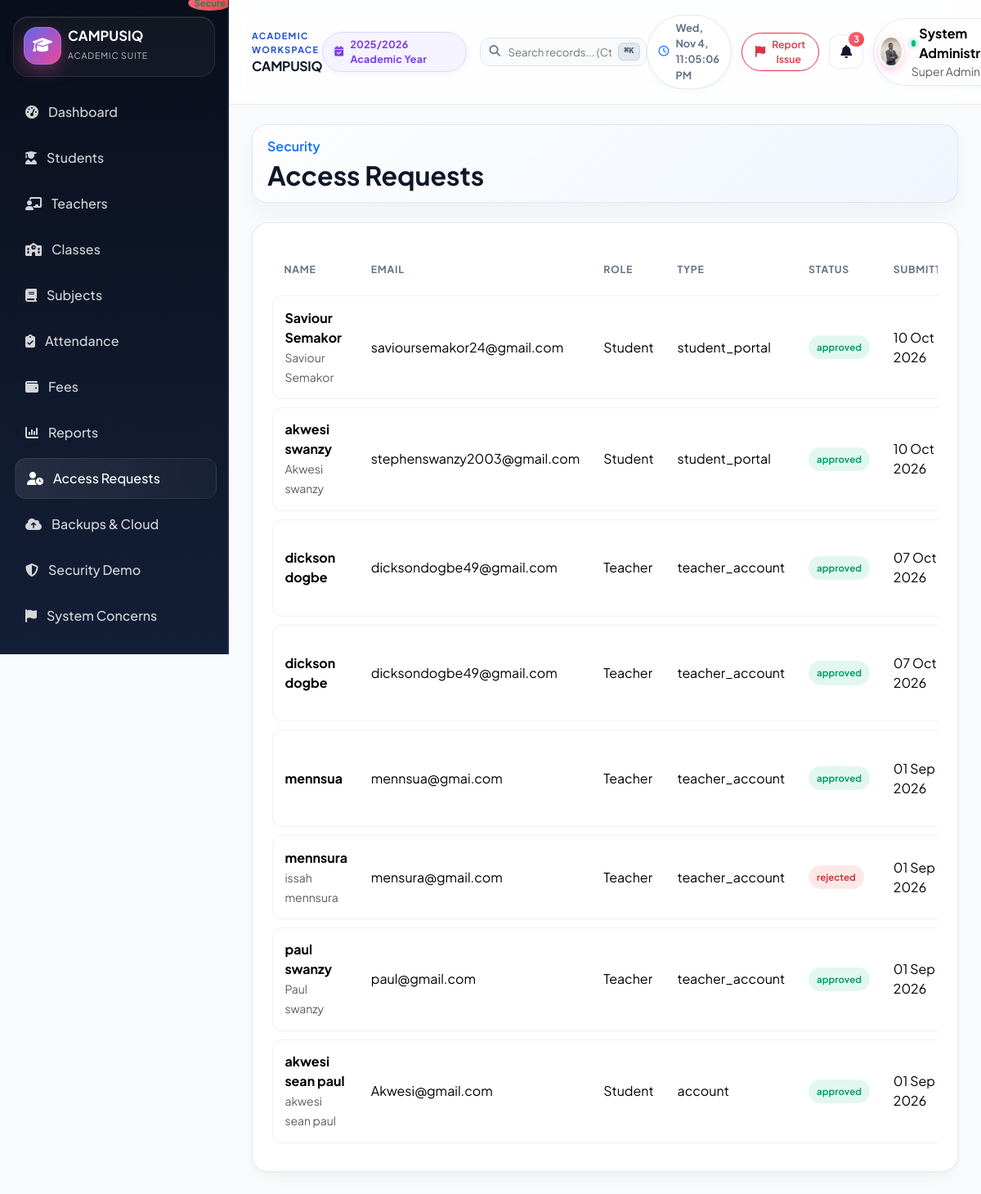
The app's page /admin/access_requests.php (signed in) with its own data.
### tables this page shows
CREATE TABLE `school_settings` (
  `id` int(11) NOT NULL AUTO_INCREMENT,
  `school_name` varchar(200) NOT NULL,
  `motto` varchar(255) DEFAULT 'Excellence Through Education',
  `school_logo` varchar(255) DEFAULT NULL,
  `primary_color` varchar(30) DEFAULT '#1d4ed8',
  `address` text DEFAULT NULL,
  `phone` varchar(30) DEFAULT NULL,
  `email` varchar(150) DEFAULT NULL,
  `website` varchar(200) DEFAULT NULL,
  `currency` varchar(10) NOT NULL DEFAULT 'GH???',
  `academic_year_id` int(11) DEFAULT NULL,
  `term_id` int(11) DEFAULT NULL,
  `grading_system` text DEFAULT NULL,
  `paystack_public_key` varchar(255) DEFAULT NULL,
  `paystack_secret_key` varchar(255) DEFAULT NULL,
  `paystack_test_mode` tinyint(1) NOT NULL DEFAULT 1,
  `created_at` timestamp NOT NULL DEFAULT current_timestamp(),
  `updated_at` timestamp NOT NULL DEFAULT current_timestamp() ON UPDATE current_timestamp(),
  PRIMARY KEY (`id`),
  KEY `academic_year_id` (`academic_year_id`),
  KEY `term_id` (`term_id`),
  CONSTRAINT `school_settings_ibfk_1` FOREIGN KEY (`academic_year_id`) REFERENCES `academic_years` (`id`) ON DELETE SET NULL,
  CONSTRAINT `school_settings_ibfk_2` FOREIGN KEY (`term_id`) REFERENCES `terms` (`id`) ON DELETE SET NULL
);

CREATE TABLE `access_requests` (
  `id` int(11) NOT NULL AUTO_INCREMENT,
  `name` varchar(150) NOT NULL,
  `email` varchar(150) NOT NULL,
  `phone` varchar(30) DEFAULT NULL,
  `role` enum('teacher','student','parent','accountant','school_admin') NOT NULL,
  `request_type` varchar(50) NOT NULL,
  `student_name` varchar(150) DEFAULT NULL,
  `class_name` varchar(100) DEFAULT NULL,
  `message` text DEFAULT NULL,
  `password_hash` varchar(255) DEFAULT NULL,
  `status` enum('pending','approved','rejected') NOT NULL DEFAULT 'pending',
  `reviewed_by` int(11) DEFAULT NULL,
  `reviewed_at` timestamp NULL DEFAULT NULL,
  `created_at` timestamp NOT NULL DEFAULT current_timestamp(),
  `updated_at` timestamp NOT NULL DEFAULT current_timestamp() ON UPDATE current_timestamp(),
  PRIMARY KEY (`id`),
  KEY `idx_access_requests_email` (`email`),
  KEY `idx_access_requests_status` (`status`),
  KEY `reviewed_by` (`reviewed_by`),
  CONSTRAINT `access_requests_ibfk_1` FOREIGN KEY (`reviewed_by`) REFERENCES `users` (`id`) ON DELETE SET NULL
);

### config/app.php (called while the page is built, shortened)
<?php
function e($value)
{
    return htmlspecialchars((string) $value, ENT_QUOTES, 'UTF-8');
}
function baseUrl(): string
{
    $scriptName = $_SERVER['SCRIPT_NAME'] ?? '/index.php';
    $dir = str_replace('\\', '/', dirname($scriptName));
    if (preg_match('#/(admin|teacher|student|parent|accountant)$#', $dir)) {
        $dir = preg_replace('#/(admin|teacher|student|parent|accountant)$#', '', $dir);
    }
    $dir = rtrim($dir, '/');
    if ($dir === '.' || $dir === '\\' || $dir === '/' || $dir === '') {
        return '';
    }
    return $dir;
}
function getSchoolSettings(): array
{
    $db = getDb();
    $stmt = $db->query('SELECT * FROM school_settings ORDER BY id DESC LIMIT 1');
    $settings = $stmt->fetch();
    return $settings ?: [
        'school_name' => 'CampusIQ',
        'school_logo' => 'assets/images/logo-placeholder.svg',
        'currency' => 'GH₵',
        'address' => 'Accra, Ghana',
        'phone' => '+233 000 000 000',
        'email' => 'info@campusiq.edu.gh',
        'website' => 'https://campusiq.edu.gh',
    ];
}

### includes/auth.php (called while the page is built, shortened)
<?php
require_once __DIR__ . '/../config/app.php';
function isLoggedIn(): bool
{
    return !empty($_SESSION['campusiq_user']);
}
function currentUser(): ?array
{
    return $_SESSION['campusiq_user'] ?? null;
}
        ?>
        <?php
function userRoleLabel(string $role): string
{
    $labels = [
        'super_admin' => 'Super Admin',
        'school_admin' => 'School Admin',
        'teacher' => 'Teacher',
        'student' => 'Student',
        'parent' => 'Parent',
        'accountant' => 'Accountant',
    ];
    return $labels[$role] ?? ucfirst(str_replace('_', ' ', $role));
}

### admin/access_requests.php (the view, shortened to what this page needs)
<?php
require_once __DIR__ . '/../config/app.php';
require_once __DIR__ . '/../includes/auth.php';
$db = getDb();
$requests = $db->query('SELECT r.*, u.name as reviewer_name FROM access_requests r LEFT JOIN users u ON u.id = r.reviewed_by ORDER BY r.created_at DESC')->fetchAll();
require_once __DIR__ . '/../includes/header.php';
?>
<div class="page-header">
    <div>
        <p class="text-primary fw-semibold mb-1">Security</p>
        <h2 class="fw-bold mb-0">Access Requests</h2>
    </div>
</div>
<div class="card p-4">
    <div class="table-responsive">
        <table class="table align-middle mb-0">
            <thead>
                <tr>
                    <th>Name</th>
                    <th>Email</th>
                    <th>Role</th>
                    <th>Type</th>
                    <th>Status</th>
                    <th>Submitted</th>
                </tr>
            </thead>
            <tbody>
                <?php if (empty($requests)): ?>
                    <tr>
                        <td colspan="7">
                            <div class="empty-state">
                                <i class="fa-solid fa-user-shield fa-2x mb-3 d-block"></i>
                                No access requests found.
                            </div>
                        </td>
                    </tr>
                <?php else: ?>
                    <?php foreach ($requests as $request): ?>
                        <tr>
                            <td>
                                <strong><?php echo e($request['name']); ?></strong><br>
                                <small class="text-muted"><?php echo e($request['student_name'] ?? ''); ?></small>
                            </td>
                            <td><?php echo e($request['email']); ?></td>
                            <td><?php echo e(userRoleLabel($request['role'])); ?></td>
                            <td><?php echo e($request['request_type']); ?></td>
                            <td>
                                <span class="badge-soft <?php echo $request['status'] === 'approved' ? 'badge-success' : ($request['status'] === 'rejected' ? 'badge-danger' : 'badge-warning'); ?>"><?php echo e($request['status']); ?></span>
                            </td>
                            <td><?php echo e(date('d M Y', strtotime($request['created_at']))); ?></td>
                        </tr>
                    <?php endforeach; ?>
                <?php endif; ?>
            </tbody>
        </table>
    </div>
</div>
<?php require_once __DIR__ . '/../includes/footer.php'; ?>

### includes/header.php (shortened to what this page needs)
<?php
require_once __DIR__ . '/../config/app.php';
require_once __DIR__ . '/../includes/auth.php';
$baseUrl = baseUrl();
$settings = getSchoolSettings();
$user = currentUser();
$role = $user['role'] ?? 'guest';
function navItems(string $role, string $baseUrl): array
{
    return $items[$role] ?? $items['student'];
}
?><!DOCTYPE html>
<html lang="en">
<head>
    <link href="https://cdn.jsdelivr.net/npm/bootstrap@5.3.3/dist/css/bootstrap.min.css" rel="stylesheet">
    <link rel="stylesheet" href="https://cdnjs.cloudflare.com/ajax/libs/font-awesome/6.5.2/css/all.min.css">
    <link rel="stylesheet" href="<?php echo $baseUrl ? $baseUrl : ''; ?>/assets/css/style.css?v=<?php echo filemtime(__DIR__ . '/../assets/css/style.css'); ?>">
</head>
<body>
<?php if (isLoggedIn()):
    $currentUri = $_SERVER['REQUEST_URI'] ?? '';
?>
<div class="app-shell">
    <aside class="sidebar offcanvas-lg offcanvas-start" id="sidebarNav" tabindex="-1" aria-labelledby="sidebarNavLabel">
        <div class="brand-box d-flex align-items-center justify-content-between">
            <div class="d-flex align-items-center gap-2 min-w-0">
                <div class="brand-mark flex-shrink-0"><i class="fa-solid fa-graduation-cap"></i></div>
                <div class="brand-copy min-w-0">
                    <div class="brand-name text-truncate" id="sidebarNavLabel"><?php echo e($settings['school_name']); ?></div>
                    <small class="brand-tag">Academic Suite</small>
                </div>
            </div>
        </div>
        <nav class="nav-menu">
            <?php foreach (navItems($role, $baseUrl) as $item):
                $isActive = (parse_url($item['url'], PHP_URL_PATH) === parse_url($currentUri, PHP_URL_PATH));
            ?>
                <a href="<?php echo $item['url']; ?>" class="nav-item <?php echo $isActive ? 'active' : ''; ?>">
                    <i class="fa-solid <?php echo $item['icon']; ?>"></i>
                    <span><?php echo e($item['label']); ?></span>
                </a>
            <?php endforeach; ?>
        </nav>
        <div class="sidebar-footer">
            <div class="mb-2 px-2 d-flex align-items-center justify-content-between">
                <span class="badge bg-success bg-opacity-25 text-success border border-success border-opacity-25">Secure</span>
            </div>
        </div>
    </aside>
    <div class="main-panel">
        <nav class="topbar">
            <div class="d-flex align-items-center gap-2 min-w-0">
                <div class="min-w-0">
                    <div class="workspace-kicker d-none d-sm-block">Academic Workspace</div>
                    <h4 class="page-title mb-0 text-truncate fs-6 fw-bold"><?php echo e($settings['school_name']); ?></h4>
                </div>
            </div>
            <div class="d-none d-lg-flex align-items-center gap-3">
                <span class="session-badge">
                    <i class="fa-solid fa-calendar-check me-2"></i>2025/2026 Academic Year
                </span>
                <div class="search-box">
                    <input type="text" id="globalSearch" placeholder="Search records... (Ctrl + K)">
                    <span class="search-kbd">⌘K</span>
                </div>
            </div>
            <div class="topbar-actions">
                <div class="live-clock d-none d-md-inline-flex">
                    <i class="fa-regular fa-clock text-primary"></i>
                    <span id="headerLiveClock"></span>
                </div>
                <button class="btn btn-sm btn-outline-danger d-inline-flex align-items-center gap-2 rounded-pill px-3 py-1 shadow-xs bg-white border-opacity-75" type="button" data-bs-toggle="modal" data-bs-target="#reportSystemConcernModal" title="Report System Concern / Suggestion">
                    <i class="fa-solid fa-flag text-danger"></i>
                    <span class="d-none d-md-inline small fw-semibold text-danger">Report Issue</span>
                </button>
                <div class="dropdown">
                    <button class="icon-button" type="button" data-bs-toggle="dropdown" aria-expanded="false" title="Notifications">
                        <i class="fa-solid fa-bell"></i>
                        <span class="badge">3</span>
                    </button>
                </div>
                <div class="dropdown">
                    <button class="profile-pill border-0 text-start bg-white" type="button" data-bs-toggle="dropdown" aria-expanded="false" title="Account Menu">
                        <?php
                            $hdrPhoto = $user['photo'] ?? null;
                            $hasHdrPhoto = !empty($hdrPhoto) && file_exists(__DIR__ . '/../' . ltrim($hdrPhoto, '/\\'));
                        ?>
                        <?php if ($hasHdrPhoto): ?>
                            <img src="<?php echo $baseUrl . '/' . ltrim($hdrPhoto, '/\\'); ?>" alt="Avatar" class="avatar-sm rounded-circle object-fit-cover shadow-sm">
                        <?php else: ?>
                            <div class="avatar-sm">
                                <?php echo strtoupper(substr($user['name'] ?? 'U', 0, 1)); ?>
                            </div>
                        <?php endif; ?>
                        <div class="d-none d-sm-block">
                            <div class="d-flex align-items-center">
                                <span class="online-dot"></span>
                                <strong><?php echo e($user['name'] ?? 'User'); ?></strong>
                            </div>
                            <small class="text-muted"><?php echo e(userRoleLabel($role)); ?></small>
                        </div>
                    </button>
                </div>
            </div>
        </nav>
        <main class="content-area">
<?php else: ?>
<div class="auth-page">
<?php endif; ?>

### records on screen
school_settings: school_name "CAMPUSIQ"
access_requests: name "Saviour Semakor", student_name "Saviour Semakor", email "savioursemakor24@gmail.com", role "Student", request_type "student_portal", status "approved", created_at "10 Oct 2026"
access_requests: name "akwesi swanzy", student_name "Akwesi swanzy", email "stephenswanzy2003@gmail.com", role "Student", request_type "student_portal", status "approved", created_at "10 Oct 2026"
access_requests: name "dickson dogbe", email "dicksondogbe49@gmail.com", role "Teacher", request_type "teacher_account", status "approved", created_at "07 Oct 2026"
access_requests: name "dickson dogbe", email "dicksondogbe49@gmail.com", role "Teacher", request_type "teacher_account", status "approved", created_at "07 Oct 2026"
access_requests: name "mennsua", email "mennsua@gmai.com", role "Teacher", request_type "teacher_account", status "approved", created_at "01 Sep 2026"
access_requests: name "mennsura", student_name "issah mennsura", email "mensura@gmail.com", role "Teacher", request_type "teacher_account", status "rejected", created_at "01 Sep 2026"
access_requests: name "paul swanzy", student_name "Paul swanzy", email "paul@gmail.com", role "Teacher", request_type "teacher_account", status "approved", created_at "01 Sep 2026"
access_requests: name "akwesi sean paul", student_name "akwesi sean paul", email "Akwesi@gmail.com", role "Student", request_type "account", status "approved", created_at "01 Sep 2026"

### other values on screen
$item['label'] "Dashboard"
$item['label'] "Students"
$item['label'] "Teachers"
$item['label'] "Classes"
$item['label'] "Subjects"
$item['label'] "Attendance"
$item['label'] "Fees"
$item['label'] "Reports"
$item['label'] "Access Requests"
$item['label'] "Backups & Cloud"
$item['label'] "Security Demo"
$item['label'] "System Concerns"
$user['name'] "System…"
userRoleLabel($role) "Super Admin"
